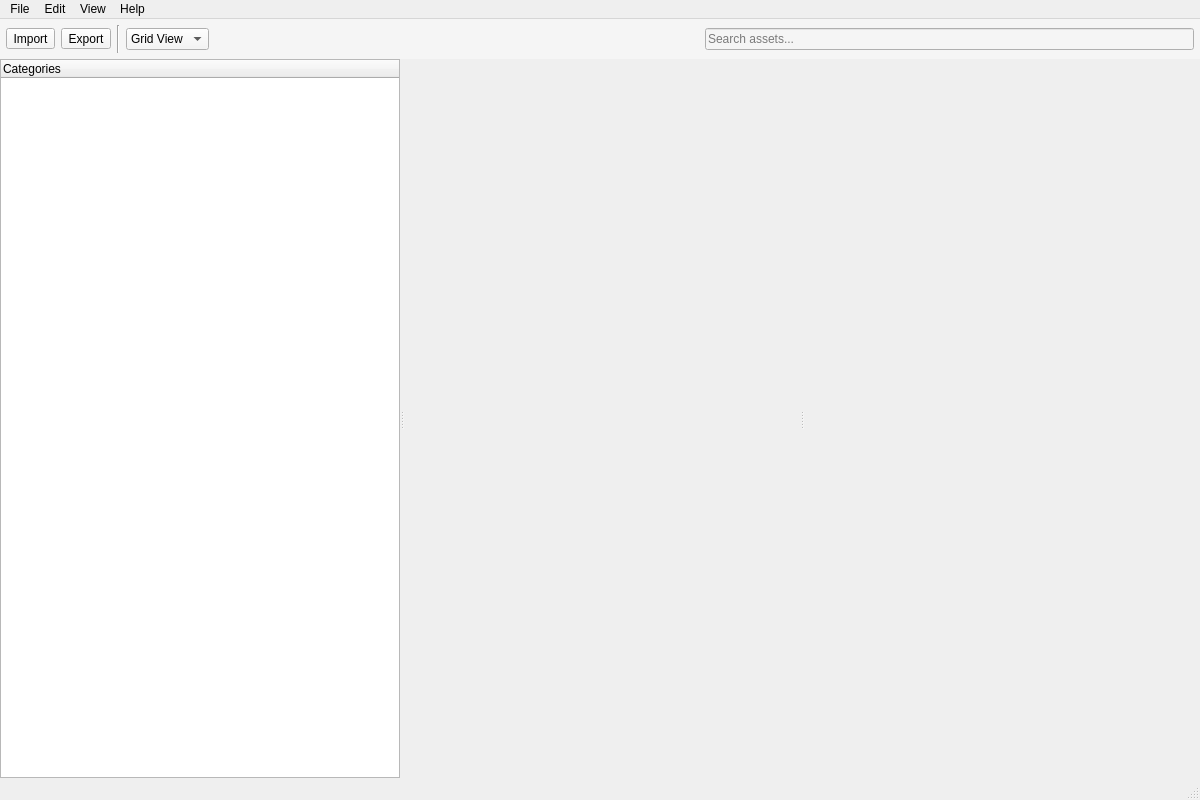
<?xml version="1.0" encoding="UTF-8"?>
<ui version="4.0">
 <class>FeasibleAssetsMainWindow</class>
 <widget class="QMainWindow" name="FeasibleAssetsMainWindow">
  <property name="geometry">
   <rect>
    <x>0</x>
    <y>0</y>
    <width>1200</width>
    <height>800</height>
   </rect>
  </property>
  <property name="minimumSize">
   <size>
    <width>800</width>
    <height>600</height>
   </size>
  </property>
  <property name="windowTitle">
   <string>Feasible Assets</string>
  </property>
  <widget class="QWidget" name="centralwidget">
   <layout class="QVBoxLayout" name="verticalLayout">
    <property name="spacing">
     <number>0</number>
    </property>
    <property name="leftMargin">
     <number>0</number>
    </property>
    <property name="topMargin">
     <number>0</number>
    </property>
    <property name="rightMargin">
     <number>0</number>
    </property>
    <property name="bottomMargin">
     <number>0</number>
    </property>
    <item>
     <widget class="QWidget" name="toolbarWidget" native="true">
      <property name="minimumSize">
       <size>
        <width>0</width>
        <height>40</height>
       </size>
      </property>
      <property name="maximumSize">
       <size>
        <width>16777215</width>
        <height>40</height>
       </size>
      </property>
      <property name="styleSheet">
       <string notr="true">background-color: #f5f5f5;</string>
      </property>
      <layout class="QHBoxLayout" name="horizontalLayout">
       <property name="spacing">
        <number>6</number>
       </property>
       <property name="leftMargin">
        <number>6</number>
       </property>
       <property name="topMargin">
        <number>6</number>
       </property>
       <property name="rightMargin">
        <number>6</number>
       </property>
       <property name="bottomMargin">
        <number>6</number>
       </property>
       <item>
        <widget class="QToolButton" name="importButton">
         <property name="text">
          <string>Import</string>
         </property>
         <property name="icon">
          <iconset>
           <normaloff>:/icons/actions/import.svg</normaloff>:/icons/actions/import.svg</iconset>
         </property>
         <property name="toolButtonStyle">
          <enum>Qt::ToolButtonTextBesideIcon</enum>
         </property>
        </widget>
       </item>
       <item>
        <widget class="QToolButton" name="exportButton">
         <property name="text">
          <string>Export</string>
         </property>
         <property name="icon">
          <iconset>
           <normaloff>:/icons/actions/export.svg</normaloff>:/icons/actions/export.svg</iconset>
         </property>
         <property name="toolButtonStyle">
          <enum>Qt::ToolButtonTextBesideIcon</enum>
         </property>
        </widget>
       </item>
       <item>
        <widget class="Line" name="line">
         <property name="orientation">
          <enum>Qt::Vertical</enum>
         </property>
        </widget>
       </item>
       <item>
        <widget class="QComboBox" name="viewModeCombo">
         <item>
          <property name="text">
           <string>Grid View</string>
          </property>
          <property name="icon">
           <iconset>
            <normaloff>:/icons/actions/grid_view.svg</normaloff>:/icons/actions/grid_view.svg</iconset>
          </property>
         </item>
         <item>
          <property name="text">
           <string>List View</string>
          </property>
          <property name="icon">
           <iconset>
            <normaloff>:/icons/actions/list_view.svg</normaloff>:/icons/actions/list_view.svg</iconset>
          </property>
         </item>
        </widget>
       </item>
       <item>
        <spacer name="horizontalSpacer">
         <property name="orientation">
          <enum>Qt::Horizontal</enum>
         </property>
         <property name="sizeHint" stdset="0">
          <size>
           <width>40</width>
           <height>20</height>
          </size>
         </property>
        </spacer>
       </item>
       <item>
        <widget class="QLineEdit" name="searchEdit">
         <property name="minimumSize">
          <size>
           <width>200</width>
           <height>0</height>
          </size>
         </property>
         <property name="placeholderText">
          <string>Search assets...</string>
         </property>
        </widget>
       </item>
      </layout>
     </widget>
    </item>
    <item>
     <widget class="QSplitter" name="mainSplitter">
      <property name="orientation">
       <enum>Qt::Horizontal</enum>
      </property>
      <widget class="QWidget" name="leftPanel" native="true">
       <property name="minimumSize">
        <size>
         <width>200</width>
         <height>0</height>
        </size>
       </property>
       <property name="maximumSize">
        <size>
         <width>400</width>
         <height>16777215</height>
        </size>
       </property>
       <layout class="QVBoxLayout" name="verticalLayout_2">
        <property name="spacing">
         <number>0</number>
        </property>
        <property name="leftMargin">
         <number>0</number>
        </property>
        <property name="topMargin">
         <number>0</number>
        </property>
        <property name="rightMargin">
         <number>0</number>
        </property>
        <property name="bottomMargin">
         <number>0</number>
        </property>
        <item>
         <widget class="CategoryTreeWidget" name="categoryTree">
          <column>
           <property name="text">
            <string>Categories</string>
           </property>
          </column>
         </widget>
        </item>
       </layout>
      </widget>
      <widget class="QWidget" name="centralPanel" native="true">
       <layout class="QVBoxLayout" name="verticalLayout_3">
        <property name="spacing">
         <number>0</number>
        </property>
        <property name="leftMargin">
         <number>0</number>
        </property>
        <property name="topMargin">
         <number>0</number>
        </property>
        <property name="rightMargin">
         <number>0</number>
        </property>
        <property name="bottomMargin">
         <number>0</number>
        </property>
        <item>
         <widget class="AssetViewWidget" name="assetView"/>
        </item>
       </layout>
      </widget>
      <widget class="QWidget" name="rightPanel" native="true">
       <property name="minimumSize">
        <size>
         <width>300</width>
         <height>0</height>
        </size>
       </property>
       <property name="maximumSize">
        <size>
         <width>500</width>
         <height>16777215</height>
        </size>
       </property>
       <layout class="QVBoxLayout" name="verticalLayout_4">
        <property name="spacing">
         <number>0</number>
        </property>
        <property name="leftMargin">
         <number>0</number>
        </property>
        <property name="topMargin">
         <number>0</number>
        </property>
        <property name="rightMargin">
         <number>0</number>
        </property>
        <property name="bottomMargin">
         <number>0</number>
        </property>
        <item>
         <widget class="PropertyEditorWidget" name="propertyEditor"/>
        </item>
       </layout>
      </widget>
     </widget>
    </item>
   </layout>
  </widget>
  <widget class="QMenuBar" name="menubar">
   <property name="geometry">
    <rect>
     <x>0</x>
     <y>0</y>
     <width>1200</width>
     <height>22</height>
    </rect>
   </property>
   <widget class="QMenu" name="menuFile">
    <property name="title">
     <string>File</string>
    </property>
    <addaction name="actionImport"/>
    <addaction name="actionExport"/>
    <addaction name="separator"/>
    <addaction name="actionPreferences"/>
    <addaction name="separator"/>
    <addaction name="actionClose"/>
   </widget>
   <widget class="QMenu" name="menuEdit">
    <property name="title">
     <string>Edit</string>
    </property>
    <addaction name="actionNewCategory"/>
    <addaction name="actionDeleteCategory"/>
    <addaction name="separator"/>
    <addaction name="actionSelectAll"/>
    <addaction name="actionDeselectAll"/>
   </widget>
   <widget class="QMenu" name="menuView">
    <property name="title">
     <string>View</string>
    </property>
    <addaction name="actionGridView"/>
    <addaction name="actionListView"/>
    <addaction name="separator"/>
    <addaction name="actionShowThumbnails"/>
    <addaction name="actionShowDetails"/>
   </widget>
   <widget class="QMenu" name="menuHelp">
    <property name="title">
     <string>Help</string>
    </property>
    <addaction name="actionDocumentation"/>
    <addaction name="actionAbout"/>
   </widget>
   <addaction name="menuFile"/>
   <addaction name="menuEdit"/>
   <addaction name="menuView"/>
   <addaction name="menuHelp"/>
  </widget>
  <widget class="QStatusBar" name="statusbar"/>
  <action name="actionImport">
   <property name="text">
    <string>Import...</string>
   </property>
   <property name="shortcut">
    <string>Ctrl+I</string>
   </property>
  </action>
  <action name="actionExport">
   <property name="text">
    <string>Export...</string>
   </property>
   <property name="shortcut">
    <string>Ctrl+E</string>
   </property>
  </action>
  <action name="actionPreferences">
   <property name="text">
    <string>Preferences...</string>
   </property>
  </action>
  <action name="actionClose">
   <property name="text">
    <string>Close</string>
   </property>
   <property name="shortcut">
    <string>Ctrl+Q</string>
   </property>
  </action>
  <action name="actionNewCategory">
   <property name="text">
    <string>New Category...</string>
   </property>
   <property name="shortcut">
    <string>Ctrl+N</string>
   </property>
  </action>
  <action name="actionDeleteCategory">
   <property name="text">
    <string>Delete Category</string>
   </property>
   <property name="shortcut">
    <string>Del</string>
   </property>
  </action>
  <action name="actionSelectAll">
   <property name="text">
    <string>Select All</string>
   </property>
   <property name="shortcut">
    <string>Ctrl+A</string>
   </property>
  </action>
  <action name="actionDeselectAll">
   <property name="text">
    <string>Deselect All</string>
   </property>
   <property name="shortcut">
    <string>Ctrl+D</string>
   </property>
  </action>
  <action name="actionGridView">
   <property name="checkable">
    <bool>true</bool>
   </property>
   <property name="text">
    <string>Grid View</string>
   </property>
  </action>
  <action name="actionListView">
   <property name="checkable">
    <bool>true</bool>
   </property>
   <property name="text">
    <string>List View</string>
   </property>
  </action>
  <action name="actionShowThumbnails">
   <property name="checkable">
    <bool>true</bool>
   </property>
   <property name="text">
    <string>Show Thumbnails</string>
   </property>
  </action>
  <action name="actionShowDetails">
   <property name="checkable">
    <bool>true</bool>
   </property>
   <property name="text">
    <string>Show Details</string>
   </property>
  </action>
  <action name="actionDocumentation">
   <property name="text">
    <string>Documentation</string>
   </property>
   <property name="shortcut">
    <string>F1</string>
   </property>
  </action>
  <action name="actionAbout">
   <property name="text">
    <string>About</string>
   </property>
  </action>
 </widget>
 <customwidgets>
  <customwidget>
   <class>CategoryTreeWidget</class>
   <extends>QTreeWidget</extends>
   <header>feasibleassets.gui.views.category_tree</header>
  </customwidget>
  <customwidget>
   <class>AssetViewWidget</class>
   <extends>QWidget</extends>
   <header>feasibleassets.gui.views.asset_view</header>
  </customwidget>
  <customwidget>
   <class>PropertyEditorWidget</class>
   <extends>QWidget</extends>
   <header>feasibleassets.gui.widgets.property_editor</header>
  </customwidget>
 </customwidgets>
 <resources/>
 <connections/>
</ui>
